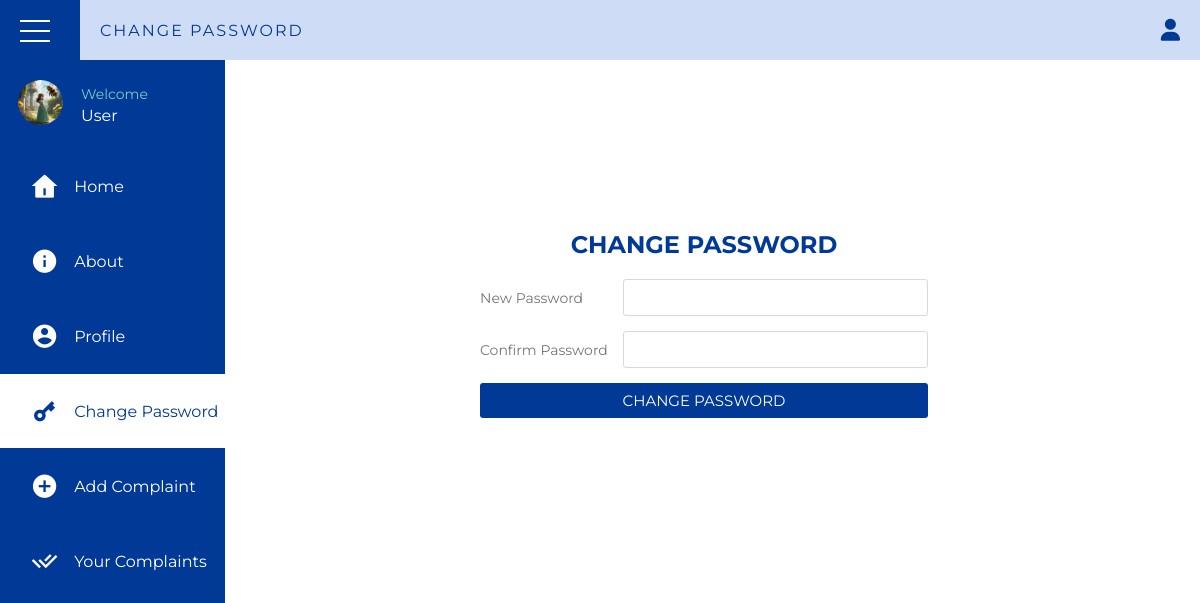
The page /student/password.php (signed in) on the database as committed earlier.
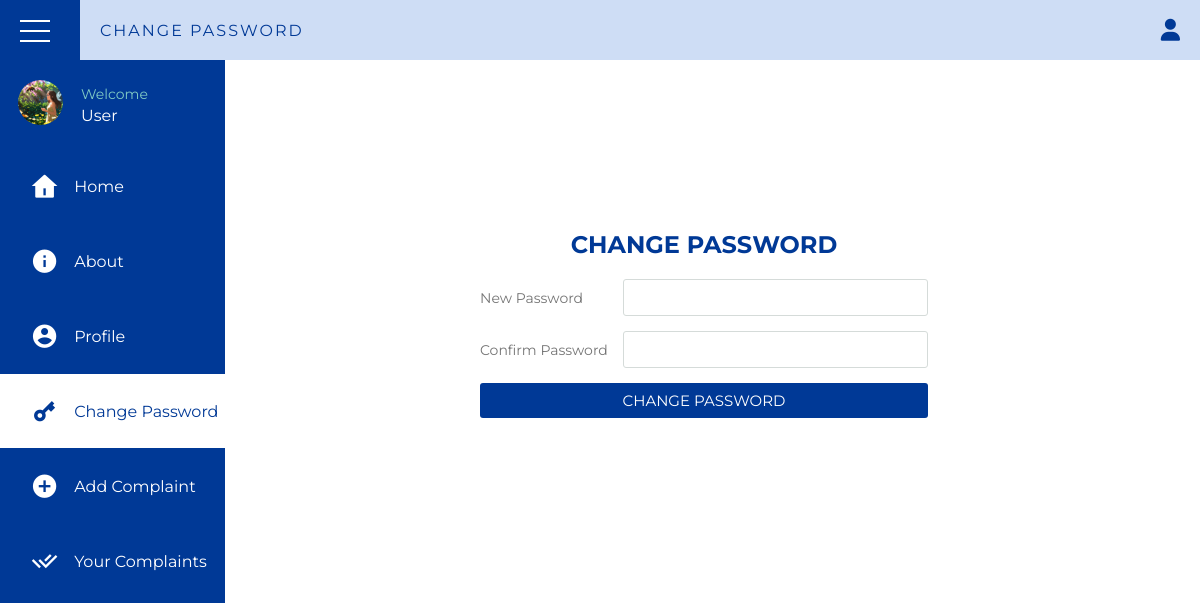
The same page on the database as committed later.
### tables this page shows
CREATE TABLE `user_profiles` (
  `id` int(11) NOT NULL,
  `user_id` int(11) NOT NULL,
  `path` varchar(300) NOT NULL
);

### student/password.php (the view, shortened to what this page needs)
<?php
	$user=$_SESSION['user_id'];
    $imagePath = "../profileimages/person.png";
    include("../connection.php");
    $query = "SELECT * FROM user_profiles WHERE user_id = '$user'";
    $result = mysqli_query($con, $query);
    if ($result && mysqli_num_rows($result) > 0) {
        $row = mysqli_fetch_assoc($result);
        $imagePath = $row['path'];
    }
    ?>
<!DOCTYPE html>
<html lang="en">
    <head>
        <link rel="stylesheet" href="css/password.css">
        <link href="https://cdn.jsdelivr.net/npm/remixicon@4.3.0/fonts/remixicon.css" rel="stylesheet">
    </head>
    <body>
    <div class="wrapper">
            <div class="top_navbar">
                <div class="hamburger">
                    <div class="hamburger__inner">
                        <div class="one"></div>
                        <div class="two"></div>
                        <div class="three"></div>
                    </div>
                </div>
                <div class="menu">
                    <div class="logo">
                        CHANGE PASSWORD
                    </div>
                    <div class="right_menu">
                        <ul>
                            <li><i class="fas fa-user"></i>
                            </li>
                        </ul>
                    </div>
                </div>
            </div>
            <div class="main_container">
                <div class="sidebar">
                    <div class="sidebar__inner">
                        <div class="profile">
                            <div class="img">
                                <img src="<?php echo $imagePath ?>" alt="profile_pic">
                            </div>
                            <div class="profile_info">
                                <p>Welcome</p>
                                <p class="profile_name">User</p>
                            </div>
                        </div>
                        <ul>
                        <li><a href="home.php"><span class="icon"><i class="ri-home-4-fill"></i></span><span class="title">Home</span></a></li>
                            <li>
                                <a href="about.php" >
                                <span class="icon"><i class="ri-information-fill"></i></span>
                                <span class="title">About</span>
                                </a>
                            </li>
                            <li>
                                <a href="profile.php" >
                                <span class="icon"><i class="ri-account-circle-fill"></i></span>
                                <span class="title">Profile</span>
                                </a>
                            </li>
                            <li>
                                <a href="password.php" class="active">
                                <span class="icon"><i class="ri-key-2-fill"></i></span>
                                <span class="title">Change Password</span>
                                </a>
                            </li>
                            <li>
                                <a href="complaint.php">
                                <span class="icon"><i class="ri-add-circle-fill"></i></span>
                                <span class="title">Add Complaint</span>
                                </a>
                            </li>
                            <li>
                                <a href="history.php">
                                <span class="icon"><i class="ri-check-double-line"></i></span>
                                <span class="title">Your Complaints</span>
                                </a>
                            </li>
                        </ul>
                    </div>
                </div>
                <div class="container">
                    <div class="form">
                        <div class="title">
                            Change Password
                        </div>
                        <form action="" method="post">
                            <div class="inputfield">
                                <label>New Password</label>
                                <input required type="password" class="input" id="confirm_password" name="confirm_password">
                            </div>
                            <div class="inputfield">
                                <label>Confirm Password</label>
                                <input required type="password" class="input" id="contact" name="contact">
                            </div>
                            <div class="inputfield">
                                <input type="submit" name="change" value="CHANGE PASSWORD" class="btn" onclick="validatePassword(event)">
                            </div>
                        </form>
                    </div>
                </div>
            </div>
        </div>
    </body>
</html>
    </body>
</html>

Rows that differ between the two databases and show on the page:
changed user_profiles: path: a different picture
